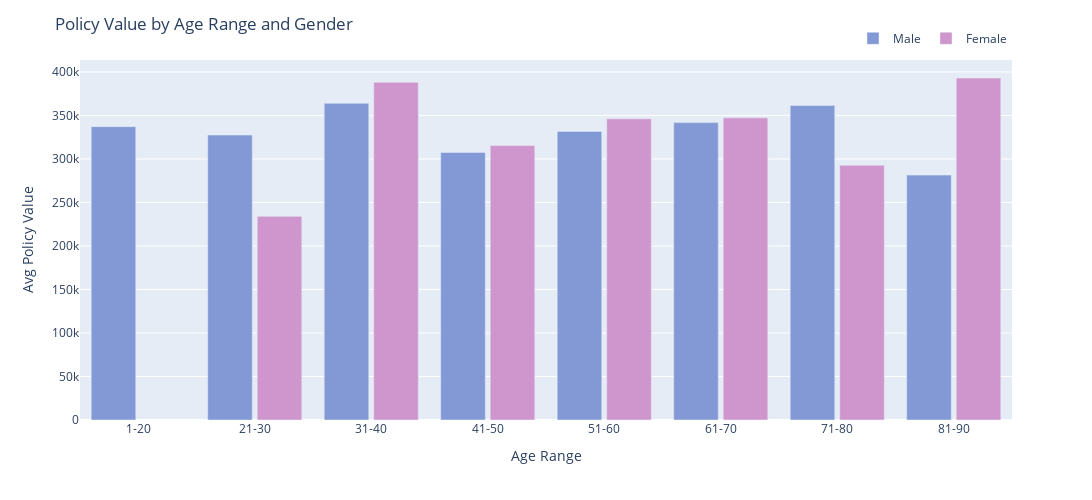

Write notebook code for a chart like this one.
### Markdown cell above
## Q5: The Managing Director of Pru Wealth needs to see how policy value differs between other variables in the database (e.g. customer demographics) . They don't have time to read a report, so have asked for a cool visualisation that tells a story.

Visualise something cool, tell us a story! You can use packages like Matplotlib, Seaborn or Plotly.Tell us why you chose to visualise the data in this way and how it can be used from a business perspective.

### Code cell
# Insert your answer below:
from matplotlib.legend import Legend 
import matplotlib.pyplot as plt
import plotly.express as px

# Establish DB connection

#conn = sqlite3.connect('C:\SIMS8_DevOps\SIMS8_DevOps\PythonTest\Prudential_Data.db')

sqlite_query = """
SELECT CASE 
		WHEN ct.age BETWEEN 1 and 20 then '1-20'
       	WHEN ct.age BETWEEN 21 and 30 then '21-30'
        WHEN ct.age BETWEEN 31 and 40 then '31-40'
        WHEN ct.age BETWEEN 41 and 50 then '41-50'
        WHEN ct.age BETWEEN 51 and 60 then '51-60'
        WHEN ct.age BETWEEN 61 and 70 then '61-70'
        WHEN ct.age BETWEEN 71 and 80 then '71-80'
        WHEN ct.age BETWEEN 81 and 90 then '81-90'
        WHEN ct.age BETWEEN 91 and 100 then '91-100'
       END as 'Age Range',
ct.[gender] as Gender,round(Avg(pt.[Policy Value]),2) AS 'Avg Policy Value'
FROM Customer_Table ct join Policy_Table pt on ct.[customer id] = pt.[customer id]
Group by CASE 
		WHEN ct.age BETWEEN 1 and 20 then '1-20'
       	WHEN ct.age BETWEEN 21 and 30 then '21-30'
        WHEN ct.age BETWEEN 31 and 40 then '31-40'
        WHEN ct.age BETWEEN 41 and 50 then '41-50'
        WHEN ct.age BETWEEN 51 and 60 then '51-60'
        WHEN ct.age BETWEEN 61 and 70 then '61-70'
        WHEN ct.age BETWEEN 71 and 80 then '71-80'
        WHEN ct.age BETWEEN 81 and 90 then '81-90'
        WHEN ct.age BETWEEN 91 and 100 then '91-100'
       END,ct.[gender]
"""
pd1 = pd.read_sql(sqlite_query, conn)

#ns.catplot(data=pd1, kind="bar", x="Age Range", y="Avg Policy Value", hue="Gender")

x="Age Range"
y="Avg Policy Value"
color_discrete_map1 = {'Male': 'rgb(131, 153, 214)','Female': 'rgb(206, 150, 205)'}

fig = px.bar(pd1, x="Age Range", y="Avg Policy Value", color = 'Gender',
hover_data=["Age Range", "Gender","Avg Policy Value"], 
labels={"Avg Policy Value":'Avg Policy Value'}, height=500,width=1200,
color_discrete_map = color_discrete_map1)

fig.update_layout(barmode='group',
    title = "Policy Value by Age Range and Gender",
    bargap =  0.15,
    bargroupgap= 0.1,
    legend_title_text ="",
    legend=dict(
    orientation="h",
    yanchor="bottom",
    y=1.02,
    xanchor="right",
    x=1))

fig.show()

### Figure 1 — Plotly figure (JSON) as saved in the notebook; plotly's stock layout.template omitted (floating-point values rounded to 4 significant figures)
{"data": [{"alignmentgroup": "True", "customdata": [["Male"], ["Male"], ["Male"], ["Male"], ["Male"], ["Male"], ["Male"], ["Male"]], "hovertemplate": "Gender=%{customdata[0]}<br>Age Range=%{x}<br>Avg Policy Value=%{y}<extra></extra>", "legendgroup": "Male", "marker": {"color": "rgb(131, 153, 214)"}, "name": "Male", "offsetgroup": "Male", "orientation": "v", "showlegend": true, "textposition": "auto", "type": "bar", "x": ["1-20", "21-30", "31-40", "41-50", "51-60", "61-70", "71-80", "81-90"], "xaxis": "x", "y": [337100.0, 327500.0, 363900.0, 307500.0, 331700.0, 341800.0, 361600.0, 281500.0], "yaxis": "y"}, {"alignmentgroup": "True", "customdata": [["Female"], ["Female"], ["Female"], ["Female"], ["Female"], ["Female"], ["Female"]], "hovertemplate": "Gender=%{customdata[0]}<br>Age Range=%{x}<br>Avg Policy Value=%{y}<extra></extra>", "legendgroup": "Female", "marker": {"color": "rgb(206, 150, 205)"}, "name": "Female", "offsetgroup": "Female", "orientation": "v", "showlegend": true, "textposition": "auto", "type": "bar", "x": ["21-30", "31-40", "41-50", "51-60", "61-70", "71-80", "81-90"], "xaxis": "x", "y": [234100.0, 388100.0, 315400.0, 346100.0, 347300.0, 292700.0, 393100.0], "yaxis": "y"}], "layout": {"bargap": 0.15, "bargroupgap": 0.1, "barmode": "group", "height": 500, "legend": {"orientation": "h", "title": {"text": ""}, "tracegroupgap": 0, "x": 1, "xanchor": "right", "y": 1.02, "yanchor": "bottom"}, "margin": {"t": 60}, "title": {"text": "Policy Value by Age Range and Gender"}, "width": 1200, "xaxis": {"anchor": "y", "domain": [0, 1], "title": {"text": "Age Range"}}, "yaxis": {"anchor": "x", "domain": [0, 1], "title": {"text": "Avg Policy Value"}}}}
